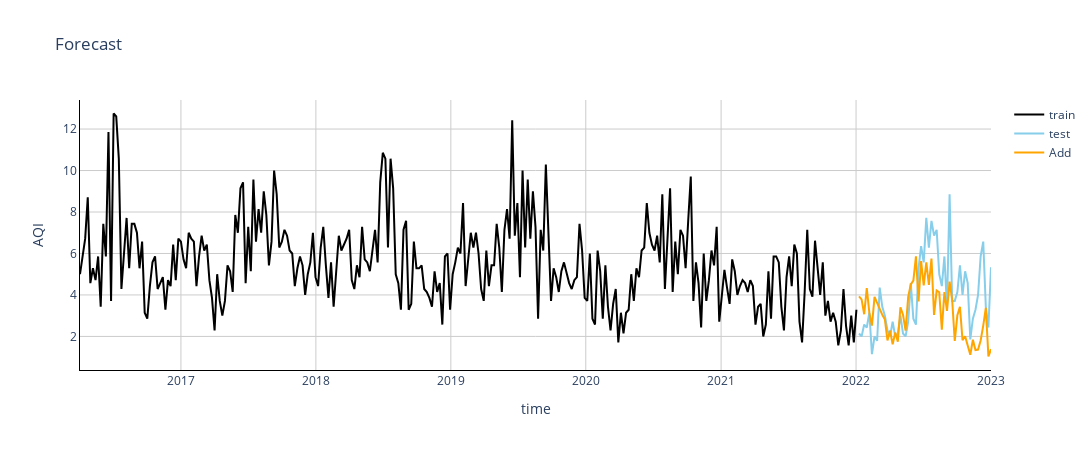

Notebook code for this chart:
### Markdown cell above
# Others

### Code cell
from statsforecast import StatsForecast
from statsforecast.models import HoltWinters

obj = TimeObject(df=ponte[:], column='co', agg_freq='W')
obj.NIXTLA_train_test(split=52)

models = [HoltWinters(season_length=52, error_type="A", alias="Add"),
          HoltWinters(season_length=52, error_type="M", alias="Multi")]

models = StatsForecast(models=models, freq='W')
models.fit(obj.Y_train)
prediction = models.predict(h=52)

obj.plot_forecast(forecast_df=prediction, method='Add')
